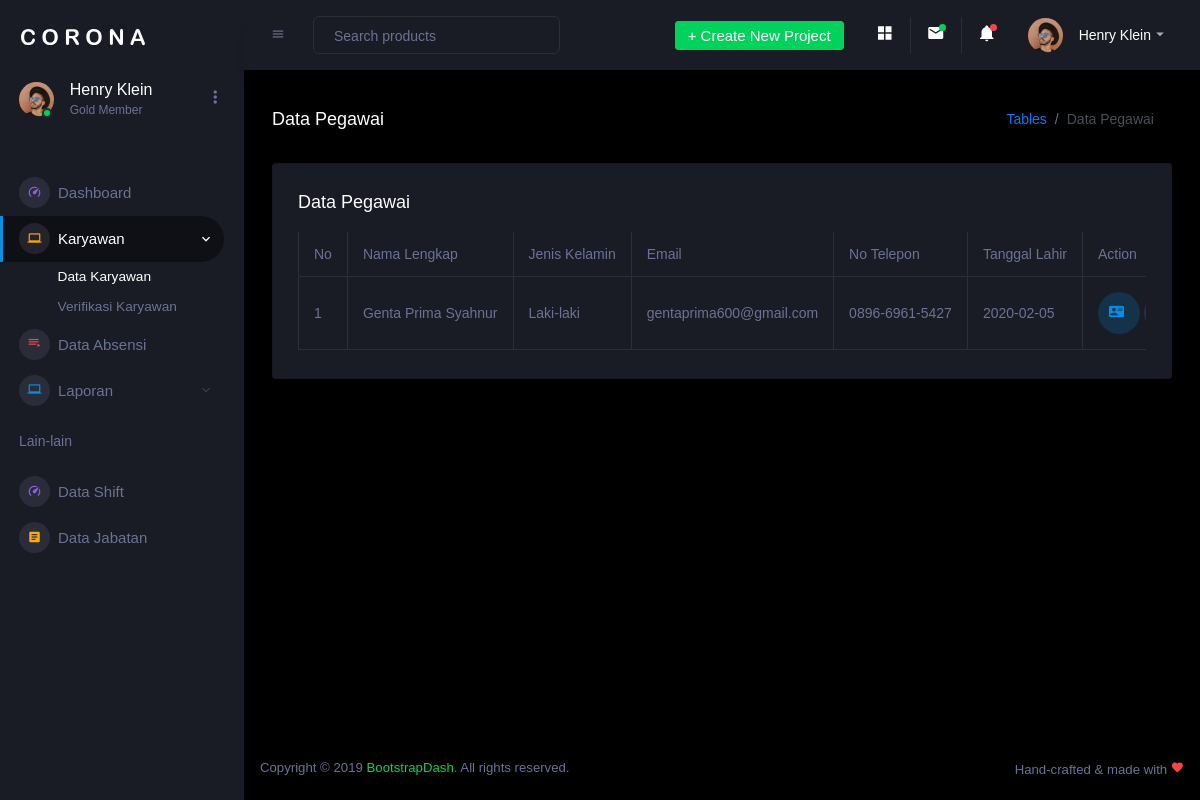
Screenshot of /index.php/home/list_pegawai with the database file from the repository.
### tables this page shows
CREATE TABLE `tb_detail_users` (
  `users_id` int(11) NOT NULL,
  `jenis_kelamin` varchar(25) NOT NULL,
  `alamat` varchar(50) NOT NULL,
  `foto` varchar(50) NOT NULL,
  `tgl_lahir` date NOT NULL,
  `id_jabatan` int(11) NOT NULL,
  `check_in` time NOT NULL,
  `check_out` time NOT NULL
);

CREATE TABLE `tb_users` (
  `id_users` int(11) NOT NULL,
  `no_pegawai` varchar(20) NOT NULL,
  `nik` varchar(16) NOT NULL,
  `nama_lengkap` varchar(30) NOT NULL,
  `email` varchar(30) NOT NULL,
  `no_telp` varchar(15) NOT NULL,
  `password` varchar(100) NOT NULL,
  `device_id` varchar(25) NOT NULL,
  `role` int(11) NOT NULL,
  `is_verified` int(11) NOT NULL
);

### application/controllers/Home.php (called while the page is built, shortened)
<?php
    class Home extends CI_Controller{
        public function __construct()
        {
            $this->load->model('ModelShift');
            $this->load->model('ModelJabatan');
            $this->load->model('ModelUsers');
        }
        public function list_pegawai(){
            $data= array(
                "breadcumb"     => "Data Pegawai",
                "title"         => "Data  Pegawai - PT. Vinita",
                "data_karyawan"  => $this->ModelUsers->getDataKaryawanVerified(1),
                "pegawai_active"    => "active",
            );
            $this->load->view('layout/header',$data);
            $this->load->view('layout/sidebar');
            $this->load->view('layout/navbar');
            $this->load->view('data/pegawai/list_pegawai');
            $this->load->view('layout/footer');
        }
    }

### index.php (called while the page is built, shortened)
<?php
require_once BASEPATH.'core/CodeIgniter.php';

### application/models/ModelUsers.php (called while the page is built, shortened)
<?php
    class ModelUsers extends CI_Model{
        public function getDataKaryawanVerified($status){
            $sql = "SELECT * from tb_users,tb_detail_users WHERE
                        tb_detail_users.users_id = tb_users.id_users AND
                        is_verified = ?";
            return $this->db->query($sql,$status)->result_array();
        }
    }

### application/views/data/pegawai/list_pegawai.php (the view, shortened to what this page needs)
<div class="main-panel">
    <div class="content-wrapper">
        <div class="page-header">
            <h3 class="page-title"> <?= $breadcumb ?> </h3>
            <nav aria-label="breadcrumb">
                <ol class="breadcrumb">
                    <li class="breadcrumb-item"><a href="#">Tables</a></li>
                    <li class="breadcrumb-item active" aria-current="page"><?= $breadcumb ?></li>
                </ol>
            </nav>
        </div>
        <div class="row">
            <div class="col-lg-12 grid-margin stretch-card">
                <div class="card">
                    <div class="card-body">
                        <h4 class="card-title"><?= $breadcumb ?></h4>
                        <div class="table-responsive">
                            <table class="table table-bordered">
                                <thead>
                                    <tr>
                                        <th>No</th>
                                        <th>Nama Lengkap</th>
                                        <th>Jenis Kelamin</th>
                                        <th>Email</th>
                                        <th>No Telepon</th>
                                        <th>Tanggal Lahir</th>
                                        <th>Action</th>
                                    </tr>
                                </thead>
                                <tbody>
                                    <?php $i = 0;
                                      foreach ($data_karyawan as $row) {
                                          $i++; ?>
                                        <tr>
                                            <td><?= $i; ?></td>
                                            <td><?= $row['nama_lengkap'] ?></td>
                                            <td><?= $row['jenis_kelamin'] ?></td>
                                            <td><?= $row['email'] ?></td>
                                            <td><?= sprintf(
                                                      "%s-%s-%s",
                                                      substr($row['no_telp'], 0, 4),
                                                      substr($row['no_telp'], 4, 4),
                                                      substr($row['no_telp'], 8)
                                                  ); ?></td>
                                            <td><?= $row['tgl_lahir']; ?></td>
                                            <td>
                                                <center>
                                                    <button id="btn_verif" type="button" class="btn btn-inverse-primary btn-rounded btn-icon" data-toggle="tooltip" data-placement="top" title="Detail Data Pegawai">
                                                        <i class="mdi mdi-account-card-details"></i>
                                                    </button>
                                                    <button type="button" class="btn btn-inverse-info btn-rounded btn-icon" data-toggle="tooltip" data-placement="top" title="Edit Data">
                                                    </button>
                                                </center>
                                            </td>
                                        </tr>
                                    <?php } ?>
                                </tbody>
                            </table>
                        </div>
                    </div>
                </div>
            </div>
        </div>
    </div>

### application/views/layout/header.php (shortened to what this page needs)
<!DOCTYPE html>
<html lang="en">
  <head>
    <link rel="stylesheet" href="<?= base_url() ?>assets/admin/vendors/mdi/css/materialdesignicons.min.css">
    <link rel="stylesheet" href="<?= base_url() ?>assets/admin/vendors/css/vendor.bundle.base.css">
    <link rel="stylesheet" href="<?= base_url() ?>assets/admin/vendors/jvectormap/jquery-jvectormap.css">
    <link rel="stylesheet" href="<?= base_url() ?>assets/admin/vendors/flag-icon-css/css/flag-icon.min.css">
    <link rel="stylesheet" href="<?= base_url() ?>assets/admin/vendors/owl-carousel-2/owl.carousel.min.css">
    <link rel="stylesheet" href="<?= base_url() ?>assets/admin/vendors/owl-carousel-2/owl.theme.default.min.css">
    <link rel="stylesheet" href="<?= base_url() ?>assets/admin/css/style.css">
    <link rel="stylesheet" href="<?= base_url() ?>assets/style.css">
    <link rel="stylesheet" href="<?= base_url() ?>assets/admin/css/toastr.css">
  </head>

### application/views/layout/sidebar.php (shortened to what this page needs)
<body>
  <div class="container-scroller">
    <nav class="sidebar sidebar-offcanvas" id="sidebar">
      <div class="sidebar-brand-wrapper d-none d-lg-flex align-items-center justify-content-center fixed-top">
        <a class="sidebar-brand brand-logo" href="index.html"><img src="<?= base_url() ?>assets/admin/images/logo.svg" alt="logo" /></a>
      </div>
      <ul class="nav">
        <li class="nav-item profile">
          <div class="profile-desc">
            <div class="profile-pic">
              <div class="count-indicator">
                <img class="img-xs rounded-circle " src="<?= base_url() ?>assets/admin/images/faces/face15.jpg" alt="">
                <span class="count bg-success"></span>
              </div>
              <div class="profile-name">
                <h5 class="mb-0 font-weight-normal">Henry Klein</h5>
                <span>Gold Member</span>
              </div>
            </div>
            <a href="#" id="profile-dropdown" data-toggle="dropdown"><i class="mdi mdi-dots-vertical"></i></a>
          </div>
        </li>
        <li class="nav-item nav-category">
          <span class="nav-link"></span>
        </li>
        <?php if (isset($shift_index)) { ?>
          <li class="nav-item menu-items <?= $shift_index ?>">
          <?php } else { ?>
          <li class="nav-item menu-items">
          <?php } ?>
          <a class="nav-link" href="<?= base_url() ?>dashboard/">
            <span class="menu-icon">
              <i class="mdi mdi-speedometer"></i>
            </span>
            <span class="menu-title">Dashboard</span>
          </a>
          </li>
          <?php if (isset($verifikasi_active) || isset($pegawai_active)) { ?>
            <li class="nav-item menu-items active">
            <?php } else { ?>
            <li class="nav-item menu-items">
            <?php } ?>
            <a class="nav-link" data-toggle="collapse" href="#ui-basic" aria-expanded="false" aria-controls="ui-basic">
              <span class="menu-icon">
                <i class="mdi mdi-laptop"></i>
              </span>
              <span class="menu-title">Karyawan</span>
              <i class="menu-arrow"></i>
            </a>
            <?php if (isset($verifikasi_active) || isset($pegawai_active)) { ?>
              <div class="collapse show" id="ui-basic">
              <?php } else { ?>
                <div class="collapse" id="ui-basic">
                <?php } ?>
                <ul class="nav flex-column sub-menu">
                  <?php if (isset($pegawai_active)) { ?>
                    <li class="nav-item"> <a class="nav-link active" href="<?= base_url('home/list_pegawai/') ?>">Data Karyawan</a></li>
                  <?php } else { ?>
                    <li class="nav-item"> <a class="nav-link" href="<?= base_url('home/list_pegawai/') ?>">Data Karyawan</a></li>
                  <?php } ?>
                  <?php if (isset($verifikasi_active)) { ?>
                    <li class="nav-item"> <a class="nav-link active" href="<?= base_url('home/verifikasi_pegawai/') ?>">Verifikasi Karyawan</a></li>
                  <?php } else { ?>
                    <li class="nav-item"> <a class="nav-link" href="<?= base_url('home/verifikasi_pegawai/') ?>">Verifikasi Karyawan</a></li>
                  <?php } ?>
                </ul>
                </div>
            </li>
            <li class="nav-item menu-items">
              <a class="nav-link" href="pages/forms/basic_elements.html">
                <span class="menu-icon">
                  <i class="mdi mdi-playlist-play"></i>
                </span>
                <span class="menu-title">Data Absensi</span>
              </a>
            </li>
            <li class="nav-item menu-items">
              <a class="nav-link" data-toggle="collapse" href="#laporan" aria-expanded="false" aria-controls="ui-basic">
                <span class="menu-icon">
                  <i class="mdi mdi-laptop"></i>
                </span>
                <span class="menu-title">Laporan</span>
                <i class="menu-arrow"></i>
              </a>
            </li>
            <li class="nav-item nav-category">
              <span class="nav-link">Lain-lain</span>
            </li>
            <?php if (isset($shift_active)) { ?>
              <li class="nav-item menu-items <?= $shift_active; ?>">
              <?php } else { ?>
              <li class="nav-item menu-items">
              <?php } ?>
              <a class="nav-link" href="<?= base_url() . "home/list_shift" ?>">
                <span class="menu-icon">
                  <i class="mdi mdi-speedometer"></i>
                </span>
                <span class="menu-title">Data Shift</span>
              </a>
              </li>
              <?php if (isset($jabatan_active)) { ?>
                <li class="nav-item menu-items <?= $jabatan_active; ?>">
                <?php } else { ?>
                <li class="nav-item menu-items">
                <?php } ?>
                <a class="nav-link" href="<?= base_url() . "home/list_jabatan" ?>">
                  <span class="menu-icon">
                    <i class="mdi mdi-file-document-box"></i>
                  </span>
                  <span class="menu-title">Data Jabatan</span>
                </a>
                </li>
      </ul>
    </nav>

### application/views/layout/navbar.php (shortened to what this page needs)
<div class="container-fluid page-body-wrapper">
  <nav class="navbar p-0 fixed-top d-flex flex-row">
    <div class="navbar-menu-wrapper flex-grow d-flex align-items-stretch">
      <button class="navbar-toggler navbar-toggler align-self-center" type="button" data-toggle="minimize">
        <span class="mdi mdi-menu"></span>
      </button>
      <ul class="navbar-nav w-100">
        <li class="nav-item w-100">
          <form class="nav-link mt-2 mt-md-0 d-none d-lg-flex search">
            <input type="text" class="form-control" placeholder="Search products">
          </form>
        </li>
      </ul>
      <ul class="navbar-nav navbar-nav-right">
        <li class="nav-item dropdown d-none d-lg-block">
          <a class="nav-link btn btn-success create-new-button" id="createbuttonDropdown" data-toggle="dropdown" aria-expanded="false" href="#">+ Create New Project</a>
        </li>
        <li class="nav-item nav-settings d-none d-lg-block">
          <a class="nav-link" href="#">
            <i class="mdi mdi-view-grid"></i>
          </a>
        </li>
        <li class="nav-item dropdown border-left">
          <a class="nav-link count-indicator dropdown-toggle" id="messageDropdown" href="#" data-toggle="dropdown" aria-expanded="false">
            <i class="mdi mdi-email"></i>
            <span class="count bg-success"></span>
          </a>
        </li>
        <li class="nav-item dropdown border-left">
          <a class="nav-link count-indicator dropdown-toggle" id="notificationDropdown" href="#" data-toggle="dropdown">
            <i class="mdi mdi-bell"></i>
            <span class="count bg-danger"></span>
          </a>
        </li>
        <li class="nav-item dropdown">
          <a class="nav-link" id="profileDropdown" href="#" data-toggle="dropdown">
            <div class="navbar-profile">
              <img class="img-xs rounded-circle" src="<?= base_url() ?>assets/admin/images/faces/face15.jpg" alt="">
              <p class="mb-0 d-none d-sm-block navbar-profile-name">Henry Klein</p>
              <i class="mdi mdi-menu-down d-none d-sm-block"></i>
            </div>
          </a>
        </li>
      </ul>
    </div>
  </nav>

### application/views/layout/footer.php (shortened to what this page needs)
<footer class="footer">
  <div class="d-sm-flex justify-content-center justify-content-sm-between">
    <span class="text-muted text-center text-sm-left d-block d-sm-inline-block">Copyright © 2019 <a href="https://www.bootstrapdash.com/" target="_blank">BootstrapDash</a>. All rights reserved.</span>
    <span class="text-muted float-none float-sm-right d-block mt-1 mt-sm-0 text-center">Hand-crafted & made with <i class="mdi mdi-heart text-danger"></i></span>
  </div>
</footer>
</div>
</div>
</div>
</body>
</html>

### rows the page displays
tb_detail_users: users_id.nama_lengkap "Genta Prima Syahnur", jenis_kelamin "Laki-laki", users_id.email "gentaprima600@gmail.com", users_id.no_telp "0896", users_id.no_telp "6961", users_id.no_telp "5427", tgl_lahir "2020-02-05"

### other values shown
$breadcumb "Data Pegawai"
